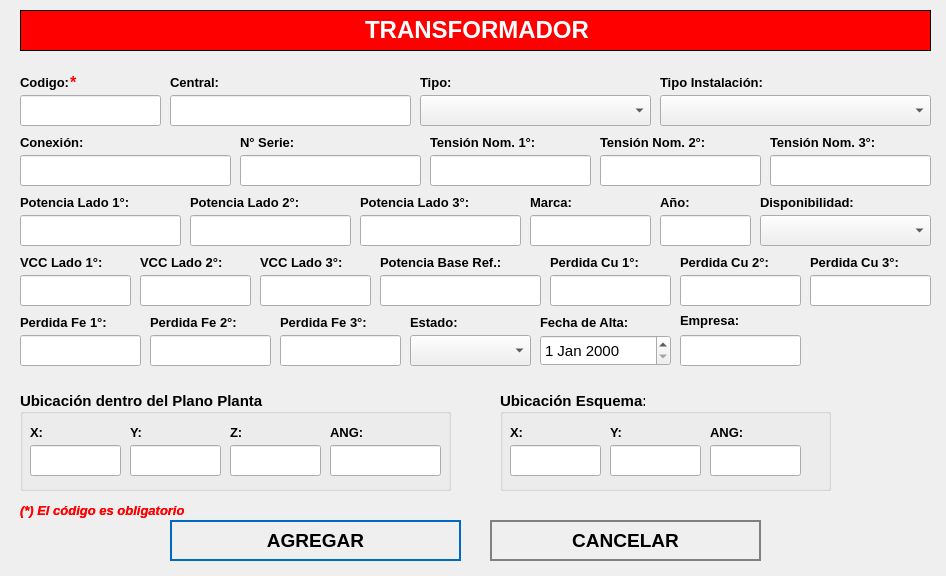
 <widget class="QWidget" name="NewBook">
  <property name="geometry">
   <rect>
    <x>0</x>
    <y>0</y>
    <width>946</width>
    <height>576</height>
   </rect>
  </property>
  <property name="minimumSize">
   <size>
    <width>946</width>
    <height>576</height>
   </size>
  </property>
  <property name="maximumSize">
   <size>
    <width>946</width>
    <height>576</height>
   </size>
  </property>
  <property name="windowTitle">
   <string>Nuevo Registro</string>
  </property>
  <property name="styleSheet">
   <string notr="true">QPushButton
{	
	height: 2em;
 	border-style: solid;
	border-width: 2px;
 	border-color: grey;
	font-weight: bold;
}

QPushButton:hover
{
   	background-color:grey;
	color:white;
}</string>
  </property>
  <widget class="QLabel" name="label">
   <property name="geometry">
    <rect>
     <x>20</x>
     <y>10</y>
     <width>911</width>
     <height>41</height>
    </rect>
   </property>
   <property name="font">
    <font>
     <underline>false</underline>
    </font>
   </property>
   <property name="autoFillBackground">
    <bool>false</bool>
   </property>
   <property name="styleSheet">
    <string notr="true">background-color: red;</string>
   </property>
   <property name="frameShape">
    <enum>QFrame::Box</enum>
   </property>
   <property name="text">
    <string>&lt;html&gt;&lt;head/&gt;&lt;body&gt;&lt;p align=&quot;center&quot;&gt;&lt;span style=&quot; font-size:18pt; font-weight:600; color:#ffffff;&quot;&gt;TRANSFORMADOR&lt;/span&gt;&lt;/p&gt;&lt;/body&gt;&lt;/html&gt;</string>
   </property>
  </widget>
  <widget class="QLabel" name="label_autoriza">
   <property name="geometry">
    <rect>
     <x>20</x>
     <y>70</y>
     <width>101</width>
     <height>25</height>
    </rect>
   </property>
   <property name="text">
    <string>&lt;html&gt;&lt;head/&gt;&lt;body&gt;&lt;p&gt;&lt;span style=&quot; font-size:10pt; font-weight:600;&quot;&gt;Codigo:&lt;/span&gt;&lt;/p&gt;&lt;/body&gt;&lt;/html&gt;</string>
   </property>
  </widget>
  <widget class="QLineEdit" name="inputCodigo">
   <property name="geometry">
    <rect>
     <x>20</x>
     <y>95</y>
     <width>141</width>
     <height>31</height>
    </rect>
   </property>
   <property name="font">
    <font>
     <pointsize>12</pointsize>
    </font>
   </property>
   <property name="maxLength">
    <number>15</number>
   </property>
  </widget>
  <widget class="QLineEdit" name="inputCentral">
   <property name="geometry">
    <rect>
     <x>170</x>
     <y>95</y>
     <width>241</width>
     <height>31</height>
    </rect>
   </property>
   <property name="font">
    <font>
     <pointsize>12</pointsize>
    </font>
   </property>
  </widget>
  <widget class="QPushButton" name="addButton">
   <property name="geometry">
    <rect>
     <x>170</x>
     <y>520</y>
     <width>291</width>
     <height>41</height>
    </rect>
   </property>
   <property name="font">
    <font>
     <pointsize>14</pointsize>
     <weight>75</weight>
     <bold>true</bold>
    </font>
   </property>
   <property name="cursor">
    <cursorShape>PointingHandCursor</cursorShape>
   </property>
   <property name="styleSheet">
    <string notr="true">QPushButton
{	
	height: 2em;
 	border-style: solid;
	border-width: 2px;
 	border-color: #0069c0;
	font-weight: bold;
}

QPushButton:hover
{
   	background-color:#0069c0;
	color:white;
}</string>
   </property>
   <property name="text">
    <string>AGREGAR</string>
   </property>
   <property name="icon">
    <iconset>
     <normaloff>../assets/icons/add-icon.png</normaloff>../assets/icons/add-icon.png</iconset>
   </property>
   <property name="iconSize">
    <size>
     <width>30</width>
     <height>30</height>
    </size>
   </property>
   <property name="autoDefault">
    <bool>true</bool>
   </property>
   <property name="default">
    <bool>true</bool>
   </property>
   <property name="flat">
    <bool>true</bool>
   </property>
  </widget>
  <widget class="QPushButton" name="cancelButton">
   <property name="geometry">
    <rect>
     <x>490</x>
     <y>520</y>
     <width>271</width>
     <height>41</height>
    </rect>
   </property>
   <property name="font">
    <font>
     <pointsize>14</pointsize>
     <weight>75</weight>
     <bold>true</bold>
    </font>
   </property>
   <property name="cursor">
    <cursorShape>PointingHandCursor</cursorShape>
   </property>
   <property name="styleSheet">
    <string notr="true">QPushButton
{	
	height: 2em;
 	border-style: solid;
	border-width: 2px;
 	border-color: grey;
	font-weight: bold;
}

QPushButton:hover
{
   	background-color:grey;
	color:white;
}</string>
   </property>
   <property name="text">
    <string>CANCELAR</string>
   </property>
   <property name="icon">
    <iconset>
     <normaloff>../assets/icons/cancel-icon.png</normaloff>../assets/icons/cancel-icon.png</iconset>
   </property>
   <property name="iconSize">
    <size>
     <width>30</width>
     <height>30</height>
    </size>
   </property>
   <property name="autoDefault">
    <bool>true</bool>
   </property>
   <property name="default">
    <bool>true</bool>
   </property>
   <property name="flat">
    <bool>true</bool>
   </property>
  </widget>
  <widget class="QLabel" name="label_aquienVisita">
   <property name="geometry">
    <rect>
     <x>170</x>
     <y>70</y>
     <width>191</width>
     <height>25</height>
    </rect>
   </property>
   <property name="text">
    <string>&lt;html&gt;&lt;head/&gt;&lt;body&gt;&lt;p&gt;&lt;span style=&quot; font-size:10pt; font-weight:600;&quot;&gt;Central:&lt;/span&gt;&lt;/p&gt;&lt;/body&gt;&lt;/html&gt;</string>
   </property>
  </widget>
  <widget class="QLabel" name="label_area">
   <property name="geometry">
    <rect>
     <x>660</x>
     <y>70</y>
     <width>191</width>
     <height>25</height>
    </rect>
   </property>
   <property name="text">
    <string>&lt;html&gt;&lt;head/&gt;&lt;body&gt;&lt;p&gt;&lt;span style=&quot; font-size:10pt; font-weight:600;&quot;&gt;Tipo Instalación:&lt;/span&gt;&lt;/p&gt;&lt;/body&gt;&lt;/html&gt;</string>
   </property>
  </widget>
  <widget class="QLabel" name="label_horaSalida">
   <property name="geometry">
    <rect>
     <x>410</x>
     <y>310</y>
     <width>81</width>
     <height>25</height>
    </rect>
   </property>
   <property name="text">
    <string>&lt;html&gt;&lt;head/&gt;&lt;body&gt;&lt;p&gt;&lt;span style=&quot; font-size:10pt; font-weight:600;&quot;&gt;Estado:&lt;/span&gt;&lt;/p&gt;&lt;/body&gt;&lt;/html&gt;</string>
   </property>
  </widget>
  <widget class="QLabel" name="label_motivoVisita">
   <property name="geometry">
    <rect>
     <x>540</x>
     <y>310</y>
     <width>131</width>
     <height>25</height>
    </rect>
   </property>
   <property name="text">
    <string>&lt;html&gt;&lt;head/&gt;&lt;body&gt;&lt;p&gt;&lt;span style=&quot; font-size:10pt; font-weight:600;&quot;&gt;Fecha de Alta:&lt;/span&gt;&lt;/p&gt;&lt;/body&gt;&lt;/html&gt;</string>
   </property>
  </widget>
  <widget class="QLabel" name="label_nota_obligatoria">
   <property name="geometry">
    <rect>
     <x>20</x>
     <y>500</y>
     <width>281</width>
     <height>21</height>
    </rect>
   </property>
   <property name="text">
    <string>&lt;html&gt;&lt;head/&gt;&lt;body&gt;&lt;p&gt;&lt;span style=&quot; font-size:10pt; font-weight:600; font-style:italic; color:#ff0000;&quot;&gt;(*) El código es obligatorio&lt;/span&gt;&lt;/p&gt;&lt;/body&gt;&lt;/html&gt;</string>
   </property>
  </widget>
  <widget class="QLabel" name="ast_aquienvisita">
   <property name="geometry">
    <rect>
     <x>70</x>
     <y>70</y>
     <width>21</width>
     <height>25</height>
    </rect>
   </property>
   <property name="text">
    <string>&lt;html&gt;&lt;head/&gt;&lt;body&gt;&lt;p&gt;&lt;span style=&quot; font-size:12pt; font-weight:600; color:#ff0000;&quot;&gt;*&lt;/span&gt;&lt;/p&gt;&lt;/body&gt;&lt;/html&gt;</string>
   </property>
  </widget>
  <widget class="QLabel" name="label_advertencia_dni">
   <property name="geometry">
    <rect>
     <x>20</x>
     <y>500</y>
     <width>251</width>
     <height>21</height>
    </rect>
   </property>
   <property name="text">
    <string>&lt;html&gt;&lt;head/&gt;&lt;body&gt;&lt;p&gt;&lt;span style=&quot; font-size:10pt; font-weight:600; font-style:italic; color:#ff0000;&quot;&gt;(*) El código es obligatorio&lt;/span&gt;&lt;/p&gt;&lt;/body&gt;&lt;/html&gt;</string>
   </property>
  </widget>
  <widget class="QComboBox" name="cbEstado">
   <property name="geometry">
    <rect>
     <x>410</x>
     <y>335</y>
     <width>121</width>
     <height>31</height>
    </rect>
   </property>
   <property name="font">
    <font>
     <pointsize>12</pointsize>
    </font>
   </property>
   <property name="editable">
    <bool>false</bool>
   </property>
  </widget>
  <widget class="QDateEdit" name="inputFecha">
   <property name="geometry">
    <rect>
     <x>540</x>
     <y>335</y>
     <width>131</width>
     <height>31</height>
    </rect>
   </property>
   <property name="font">
    <font>
     <pointsize>11</pointsize>
     <weight>50</weight>
     <bold>false</bold>
    </font>
   </property>
  </widget>
  <widget class="QComboBox" name="cbTipo">
   <property name="geometry">
    <rect>
     <x>420</x>
     <y>95</y>
     <width>231</width>
     <height>31</height>
    </rect>
   </property>
   <property name="font">
    <font>
     <pointsize>12</pointsize>
    </font>
   </property>
   <property name="editable">
    <bool>false</bool>
   </property>
  </widget>
  <widget class="QLabel" name="label_area_3">
   <property name="geometry">
    <rect>
     <x>420</x>
     <y>70</y>
     <width>141</width>
     <height>25</height>
    </rect>
   </property>
   <property name="text">
    <string>&lt;html&gt;&lt;head/&gt;&lt;body&gt;&lt;p&gt;&lt;span style=&quot; font-size:10pt; font-weight:600;&quot;&gt;Tipo:&lt;/span&gt;&lt;/p&gt;&lt;/body&gt;&lt;/html&gt;</string>
   </property>
  </widget>
  <widget class="QLineEdit" name="inputMarca">
   <property name="geometry">
    <rect>
     <x>530</x>
     <y>215</y>
     <width>121</width>
     <height>31</height>
    </rect>
   </property>
   <property name="font">
    <font>
     <pointsize>12</pointsize>
    </font>
   </property>
   <property name="maxLength">
    <number>50</number>
   </property>
  </widget>
  <widget class="QLabel" name="label_autoriza_2">
   <property name="geometry">
    <rect>
     <x>530</x>
     <y>190</y>
     <width>101</width>
     <height>25</height>
    </rect>
   </property>
   <property name="text">
    <string>&lt;html&gt;&lt;head/&gt;&lt;body&gt;&lt;p&gt;&lt;span style=&quot; font-size:10pt; font-weight:600;&quot;&gt;Marca:&lt;/span&gt;&lt;/p&gt;&lt;/body&gt;&lt;/html&gt;</string>
   </property>
  </widget>
  <widget class="QLineEdit" name="inputAnio">
   <property name="geometry">
    <rect>
     <x>660</x>
     <y>215</y>
     <width>91</width>
     <height>31</height>
    </rect>
   </property>
   <property name="font">
    <font>
     <pointsize>12</pointsize>
    </font>
   </property>
   <property name="maxLength">
    <number>4</number>
   </property>
  </widget>
  <widget class="QLabel" name="label_autoriza_3">
   <property name="geometry">
    <rect>
     <x>660</x>
     <y>190</y>
     <width>101</width>
     <height>25</height>
    </rect>
   </property>
   <property name="text">
    <string>&lt;html&gt;&lt;head/&gt;&lt;body&gt;&lt;p&gt;&lt;span style=&quot; font-size:10pt; font-weight:600;&quot;&gt;Año:&lt;/span&gt;&lt;/p&gt;&lt;/body&gt;&lt;/html&gt;</string>
   </property>
  </widget>
  <widget class="QComboBox" name="inputTipoInstalacion">
   <property name="geometry">
    <rect>
     <x>660</x>
     <y>95</y>
     <width>271</width>
     <height>31</height>
    </rect>
   </property>
   <property name="font">
    <font>
     <pointsize>12</pointsize>
    </font>
   </property>
   <property name="editable">
    <bool>false</bool>
   </property>
  </widget>
  <widget class="QLabel" name="label_autoriza_4">
   <property name="geometry">
    <rect>
     <x>430</x>
     <y>130</y>
     <width>151</width>
     <height>25</height>
    </rect>
   </property>
   <property name="text">
    <string>&lt;html&gt;&lt;head/&gt;&lt;body&gt;&lt;p&gt;&lt;span style=&quot; font-size:10pt; font-weight:600;&quot;&gt;Tensión Nom. 1°:&lt;/span&gt;&lt;/p&gt;&lt;/body&gt;&lt;/html&gt;</string>
   </property>
  </widget>
  <widget class="QLineEdit" name="inputTension">
   <property name="geometry">
    <rect>
     <x>430</x>
     <y>155</y>
     <width>161</width>
     <height>31</height>
    </rect>
   </property>
   <property name="font">
    <font>
     <pointsize>12</pointsize>
    </font>
   </property>
   <property name="maxLength">
    <number>8</number>
   </property>
  </widget>
  <widget class="QLineEdit" name="inputConexion">
   <property name="geometry">
    <rect>
     <x>20</x>
     <y>155</y>
     <width>211</width>
     <height>31</height>
    </rect>
   </property>
   <property name="font">
    <font>
     <pointsize>12</pointsize>
    </font>
   </property>
   <property name="maxLength">
    <number>12</number>
   </property>
  </widget>
  <widget class="QLabel" name="label_autoriza_5">
   <property name="geometry">
    <rect>
     <x>20</x>
     <y>130</y>
     <width>151</width>
     <height>25</height>
    </rect>
   </property>
   <property name="text">
    <string>&lt;html&gt;&lt;head/&gt;&lt;body&gt;&lt;p&gt;&lt;span style=&quot; font-size:10pt; font-weight:600;&quot;&gt;Conexión:&lt;/span&gt;&lt;/p&gt;&lt;/body&gt;&lt;/html&gt;</string>
   </property>
  </widget>
  <widget class="QLineEdit" name="inputSerie">
   <property name="geometry">
    <rect>
     <x>240</x>
     <y>155</y>
     <width>181</width>
     <height>31</height>
    </rect>
   </property>
   <property name="font">
    <font>
     <pointsize>12</pointsize>
    </font>
   </property>
   <property name="maxLength">
    <number>30</number>
   </property>
  </widget>
  <widget class="QLabel" name="label_autoriza_6">
   <property name="geometry">
    <rect>
     <x>240</x>
     <y>130</y>
     <width>151</width>
     <height>25</height>
    </rect>
   </property>
   <property name="text">
    <string>&lt;html&gt;&lt;head/&gt;&lt;body&gt;&lt;p&gt;&lt;span style=&quot; font-size:10pt; font-weight:600;&quot;&gt;N° Serie:&lt;/span&gt;&lt;/p&gt;&lt;/body&gt;&lt;/html&gt;</string>
   </property>
  </widget>
  <widget class="QLineEdit" name="inputTension2">
   <property name="geometry">
    <rect>
     <x>600</x>
     <y>155</y>
     <width>161</width>
     <height>31</height>
    </rect>
   </property>
   <property name="font">
    <font>
     <pointsize>12</pointsize>
    </font>
   </property>
   <property name="maxLength">
    <number>8</number>
   </property>
  </widget>
  <widget class="QLabel" name="label_autoriza_7">
   <property name="geometry">
    <rect>
     <x>600</x>
     <y>130</y>
     <width>151</width>
     <height>25</height>
    </rect>
   </property>
   <property name="text">
    <string>&lt;html&gt;&lt;head/&gt;&lt;body&gt;&lt;p&gt;&lt;span style=&quot; font-size:10pt; font-weight:600;&quot;&gt;Tensión Nom. 2°:&lt;/span&gt;&lt;/p&gt;&lt;/body&gt;&lt;/html&gt;</string>
   </property>
  </widget>
  <widget class="QLabel" name="label_autoriza_8">
   <property name="geometry">
    <rect>
     <x>770</x>
     <y>130</y>
     <width>151</width>
     <height>25</height>
    </rect>
   </property>
   <property name="text">
    <string>&lt;html&gt;&lt;head/&gt;&lt;body&gt;&lt;p&gt;&lt;span style=&quot; font-size:10pt; font-weight:600;&quot;&gt;Tensión Nom. 3°:&lt;/span&gt;&lt;/p&gt;&lt;/body&gt;&lt;/html&gt;</string>
   </property>
  </widget>
  <widget class="QLineEdit" name="inputTension3">
   <property name="geometry">
    <rect>
     <x>770</x>
     <y>155</y>
     <width>161</width>
     <height>31</height>
    </rect>
   </property>
   <property name="font">
    <font>
     <pointsize>12</pointsize>
    </font>
   </property>
   <property name="maxLength">
    <number>8</number>
   </property>
  </widget>
  <widget class="QLabel" name="label_autoriza_9">
   <property name="geometry">
    <rect>
     <x>190</x>
     <y>190</y>
     <width>151</width>
     <height>25</height>
    </rect>
   </property>
   <property name="text">
    <string>&lt;html&gt;&lt;head/&gt;&lt;body&gt;&lt;p&gt;&lt;span style=&quot; font-size:10pt; font-weight:600;&quot;&gt;Potencia Lado 2°:&lt;/span&gt;&lt;/p&gt;&lt;/body&gt;&lt;/html&gt;</string>
   </property>
  </widget>
  <widget class="QLineEdit" name="inputPotenciaLado">
   <property name="geometry">
    <rect>
     <x>20</x>
     <y>215</y>
     <width>161</width>
     <height>31</height>
    </rect>
   </property>
   <property name="font">
    <font>
     <pointsize>12</pointsize>
    </font>
   </property>
   <property name="maxLength">
    <number>8</number>
   </property>
  </widget>
  <widget class="QLabel" name="label_autoriza_10">
   <property name="geometry">
    <rect>
     <x>20</x>
     <y>190</y>
     <width>151</width>
     <height>25</height>
    </rect>
   </property>
   <property name="text">
    <string>&lt;html&gt;&lt;head/&gt;&lt;body&gt;&lt;p&gt;&lt;span style=&quot; font-size:10pt; font-weight:600;&quot;&gt;Potencia Lado 1°:&lt;/span&gt;&lt;/p&gt;&lt;/body&gt;&lt;/html&gt;</string>
   </property>
  </widget>
  <widget class="QLabel" name="label_autoriza_11">
   <property name="geometry">
    <rect>
     <x>360</x>
     <y>190</y>
     <width>151</width>
     <height>25</height>
    </rect>
   </property>
   <property name="text">
    <string>&lt;html&gt;&lt;head/&gt;&lt;body&gt;&lt;p&gt;&lt;span style=&quot; font-size:10pt; font-weight:600;&quot;&gt;Potencia Lado 3°:&lt;/span&gt;&lt;/p&gt;&lt;/body&gt;&lt;/html&gt;</string>
   </property>
  </widget>
  <widget class="QLineEdit" name="inputPotenciaLado3">
   <property name="geometry">
    <rect>
     <x>360</x>
     <y>215</y>
     <width>161</width>
     <height>31</height>
    </rect>
   </property>
   <property name="font">
    <font>
     <pointsize>12</pointsize>
    </font>
   </property>
   <property name="maxLength">
    <number>8</number>
   </property>
  </widget>
  <widget class="QLineEdit" name="inputPotenciaLado2">
   <property name="geometry">
    <rect>
     <x>190</x>
     <y>215</y>
     <width>161</width>
     <height>31</height>
    </rect>
   </property>
   <property name="font">
    <font>
     <pointsize>12</pointsize>
    </font>
   </property>
   <property name="maxLength">
    <number>8</number>
   </property>
  </widget>
  <widget class="QComboBox" name="cbDisponibilidad">
   <property name="geometry">
    <rect>
     <x>760</x>
     <y>215</y>
     <width>171</width>
     <height>31</height>
    </rect>
   </property>
   <property name="font">
    <font>
     <pointsize>12</pointsize>
    </font>
   </property>
   <property name="editable">
    <bool>false</bool>
   </property>
  </widget>
  <widget class="QLabel" name="label_autoriza_12">
   <property name="geometry">
    <rect>
     <x>760</x>
     <y>190</y>
     <width>131</width>
     <height>25</height>
    </rect>
   </property>
   <property name="text">
    <string>&lt;html&gt;&lt;head/&gt;&lt;body&gt;&lt;p&gt;&lt;span style=&quot; font-size:10pt; font-weight:600;&quot;&gt;Disponibilidad:&lt;/span&gt;&lt;/p&gt;&lt;/body&gt;&lt;/html&gt;</string>
   </property>
  </widget>
  <widget class="QLabel" name="label_autoriza_13">
   <property name="geometry">
    <rect>
     <x>20</x>
     <y>250</y>
     <width>111</width>
     <height>25</height>
    </rect>
   </property>
   <property name="text">
    <string>&lt;html&gt;&lt;head/&gt;&lt;body&gt;&lt;p&gt;&lt;span style=&quot; font-size:10pt; font-weight:600;&quot;&gt;VCC Lado 1°:&lt;/span&gt;&lt;/p&gt;&lt;/body&gt;&lt;/html&gt;</string>
   </property>
  </widget>
  <widget class="QLabel" name="label_autoriza_14">
   <property name="geometry">
    <rect>
     <x>380</x>
     <y>250</y>
     <width>171</width>
     <height>25</height>
    </rect>
   </property>
   <property name="text">
    <string>&lt;html&gt;&lt;head/&gt;&lt;body&gt;&lt;p&gt;&lt;span style=&quot; font-size:10pt; font-weight:600;&quot;&gt;Potencia Base Ref.:&lt;/span&gt;&lt;/p&gt;&lt;/body&gt;&lt;/html&gt;</string>
   </property>
  </widget>
  <widget class="QLineEdit" name="inputPotenciaBase">
   <property name="geometry">
    <rect>
     <x>380</x>
     <y>275</y>
     <width>161</width>
     <height>31</height>
    </rect>
   </property>
   <property name="font">
    <font>
     <pointsize>12</pointsize>
    </font>
   </property>
   <property name="maxLength">
    <number>8</number>
   </property>
  </widget>
  <widget class="QLabel" name="label_autoriza_15">
   <property name="geometry">
    <rect>
     <x>140</x>
     <y>250</y>
     <width>151</width>
     <height>25</height>
    </rect>
   </property>
   <property name="text">
    <string>&lt;html&gt;&lt;head/&gt;&lt;body&gt;&lt;p&gt;&lt;span style=&quot; font-size:10pt; font-weight:600;&quot;&gt;VCC Lado 2°:&lt;/span&gt;&lt;/p&gt;&lt;/body&gt;&lt;/html&gt;</string>
   </property>
  </widget>
  <widget class="QLineEdit" name="inputVCC3">
   <property name="geometry">
    <rect>
     <x>260</x>
     <y>275</y>
     <width>111</width>
     <height>31</height>
    </rect>
   </property>
   <property name="font">
    <font>
     <pointsize>12</pointsize>
    </font>
   </property>
   <property name="maxLength">
    <number>8</number>
   </property>
  </widget>
  <widget class="QLineEdit" name="inputVCC">
   <property name="geometry">
    <rect>
     <x>20</x>
     <y>275</y>
     <width>111</width>
     <height>31</height>
    </rect>
   </property>
   <property name="font">
    <font>
     <pointsize>12</pointsize>
    </font>
   </property>
   <property name="maxLength">
    <number>8</number>
   </property>
  </widget>
  <widget class="QLabel" name="label_autoriza_16">
   <property name="geometry">
    <rect>
     <x>260</x>
     <y>250</y>
     <width>151</width>
     <height>25</height>
    </rect>
   </property>
   <property name="text">
    <string>&lt;html&gt;&lt;head/&gt;&lt;body&gt;&lt;p&gt;&lt;span style=&quot; font-size:10pt; font-weight:600;&quot;&gt;VCC Lado 3°:&lt;/span&gt;&lt;/p&gt;&lt;/body&gt;&lt;/html&gt;</string>
   </property>
  </widget>
  <widget class="QLineEdit" name="inputVCC2">
   <property name="geometry">
    <rect>
     <x>140</x>
     <y>275</y>
     <width>111</width>
     <height>31</height>
    </rect>
   </property>
   <property name="font">
    <font>
     <pointsize>12</pointsize>
    </font>
   </property>
   <property name="maxLength">
    <number>8</number>
   </property>
  </widget>
  <widget class="QLabel" name="label_autoriza_17">
   <property name="geometry">
    <rect>
     <x>810</x>
     <y>250</y>
     <width>151</width>
     <height>25</height>
    </rect>
   </property>
   <property name="text">
    <string>&lt;html&gt;&lt;head/&gt;&lt;body&gt;&lt;p&gt;&lt;span style=&quot; font-size:10pt; font-weight:600;&quot;&gt;Perdida Cu 3°:&lt;/span&gt;&lt;/p&gt;&lt;/body&gt;&lt;/html&gt;</string>
   </property>
  </widget>
  <widget class="QLabel" name="label_autoriza_18">
   <property name="geometry">
    <rect>
     <x>680</x>
     <y>250</y>
     <width>151</width>
     <height>25</height>
    </rect>
   </property>
   <property name="text">
    <string>&lt;html&gt;&lt;head/&gt;&lt;body&gt;&lt;p&gt;&lt;span style=&quot; font-size:10pt; font-weight:600;&quot;&gt;Perdida Cu 2°:&lt;/span&gt;&lt;/p&gt;&lt;/body&gt;&lt;/html&gt;</string>
   </property>
  </widget>
  <widget class="QLineEdit" name="inputPerdidaCu2">
   <property name="geometry">
    <rect>
     <x>680</x>
     <y>275</y>
     <width>121</width>
     <height>31</height>
    </rect>
   </property>
   <property name="font">
    <font>
     <pointsize>12</pointsize>
    </font>
   </property>
   <property name="maxLength">
    <number>8</number>
   </property>
  </widget>
  <widget class="QLabel" name="label_autoriza_19">
   <property name="geometry">
    <rect>
     <x>550</x>
     <y>250</y>
     <width>151</width>
     <height>25</height>
    </rect>
   </property>
   <property name="text">
    <string>&lt;html&gt;&lt;head/&gt;&lt;body&gt;&lt;p&gt;&lt;span style=&quot; font-size:10pt; font-weight:600;&quot;&gt;Perdida Cu 1°:&lt;/span&gt;&lt;/p&gt;&lt;/body&gt;&lt;/html&gt;</string>
   </property>
  </widget>
  <widget class="QLineEdit" name="inputPerdidaCu">
   <property name="geometry">
    <rect>
     <x>550</x>
     <y>275</y>
     <width>121</width>
     <height>31</height>
    </rect>
   </property>
   <property name="font">
    <font>
     <pointsize>12</pointsize>
    </font>
   </property>
   <property name="maxLength">
    <number>8</number>
   </property>
  </widget>
  <widget class="QLineEdit" name="inputPerdidaCu3">
   <property name="geometry">
    <rect>
     <x>810</x>
     <y>275</y>
     <width>121</width>
     <height>31</height>
    </rect>
   </property>
   <property name="font">
    <font>
     <pointsize>12</pointsize>
    </font>
   </property>
   <property name="maxLength">
    <number>8</number>
   </property>
  </widget>
  <widget class="QLineEdit" name="inputPerdidaFe">
   <property name="geometry">
    <rect>
     <x>20</x>
     <y>335</y>
     <width>121</width>
     <height>31</height>
    </rect>
   </property>
   <property name="font">
    <font>
     <pointsize>12</pointsize>
    </font>
   </property>
   <property name="maxLength">
    <number>8</number>
   </property>
  </widget>
  <widget class="QLineEdit" name="inputPerdidaFe2">
   <property name="geometry">
    <rect>
     <x>150</x>
     <y>335</y>
     <width>121</width>
     <height>31</height>
    </rect>
   </property>
   <property name="font">
    <font>
     <pointsize>12</pointsize>
    </font>
   </property>
   <property name="maxLength">
    <number>8</number>
   </property>
  </widget>
  <widget class="QLineEdit" name="inputPerdidaFe3">
   <property name="geometry">
    <rect>
     <x>280</x>
     <y>335</y>
     <width>121</width>
     <height>31</height>
    </rect>
   </property>
   <property name="font">
    <font>
     <pointsize>12</pointsize>
    </font>
   </property>
   <property name="maxLength">
    <number>8</number>
   </property>
  </widget>
  <widget class="QLabel" name="label_autoriza_20">
   <property name="geometry">
    <rect>
     <x>150</x>
     <y>310</y>
     <width>151</width>
     <height>25</height>
    </rect>
   </property>
   <property name="text">
    <string>&lt;html&gt;&lt;head/&gt;&lt;body&gt;&lt;p&gt;&lt;span style=&quot; font-size:10pt; font-weight:600;&quot;&gt;Perdida Fe 2°:&lt;/span&gt;&lt;/p&gt;&lt;/body&gt;&lt;/html&gt;</string>
   </property>
  </widget>
  <widget class="QLabel" name="label_autoriza_21">
   <property name="geometry">
    <rect>
     <x>20</x>
     <y>310</y>
     <width>151</width>
     <height>25</height>
    </rect>
   </property>
   <property name="text">
    <string>&lt;html&gt;&lt;head/&gt;&lt;body&gt;&lt;p&gt;&lt;span style=&quot; font-size:10pt; font-weight:600;&quot;&gt;Perdida Fe 1°:&lt;/span&gt;&lt;/p&gt;&lt;/body&gt;&lt;/html&gt;</string>
   </property>
  </widget>
  <widget class="QLabel" name="label_autoriza_22">
   <property name="geometry">
    <rect>
     <x>280</x>
     <y>310</y>
     <width>151</width>
     <height>25</height>
    </rect>
   </property>
   <property name="text">
    <string>&lt;html&gt;&lt;head/&gt;&lt;body&gt;&lt;p&gt;&lt;span style=&quot; font-size:10pt; font-weight:600;&quot;&gt;Perdida Fe 3°:&lt;/span&gt;&lt;/p&gt;&lt;/body&gt;&lt;/html&gt;</string>
   </property>
  </widget>
  <widget class="QGroupBox" name="groupBox_2">
   <property name="geometry">
    <rect>
     <x>500</x>
     <y>390</y>
     <width>331</width>
     <height>101</height>
    </rect>
   </property>
   <property name="font">
    <font>
     <pointsize>11</pointsize>
     <weight>75</weight>
     <bold>true</bold>
    </font>
   </property>
   <property name="title">
    <string>Ubicación Esquema:</string>
   </property>
   <property name="alignment">
    <set>Qt::AlignLeading|Qt::AlignLeft|Qt::AlignVCenter</set>
   </property>
   <widget class="QLabel" name="label_motivoVisita_3">
    <property name="geometry">
     <rect>
      <x>210</x>
      <y>30</y>
      <width>121</width>
      <height>25</height>
     </rect>
    </property>
    <property name="text">
     <string>&lt;html&gt;&lt;head/&gt;&lt;body&gt;&lt;p&gt;&lt;span style=&quot; font-size:10pt; font-weight:600;&quot;&gt;ANG:&lt;/span&gt;&lt;/p&gt;&lt;/body&gt;&lt;/html&gt;</string>
    </property>
   </widget>
   <widget class="QLabel" name="label_horaSalida_3">
    <property name="geometry">
     <rect>
      <x>110</x>
      <y>30</y>
      <width>81</width>
      <height>25</height>
     </rect>
    </property>
    <property name="text">
     <string>&lt;html&gt;&lt;head/&gt;&lt;body&gt;&lt;p&gt;&lt;span style=&quot; font-size:10pt; font-weight:600;&quot;&gt;Y:&lt;/span&gt;&lt;/p&gt;&lt;/body&gt;&lt;/html&gt;</string>
    </property>
   </widget>
   <widget class="QLineEdit" name="inputX_2">
    <property name="geometry">
     <rect>
      <x>10</x>
      <y>55</y>
      <width>91</width>
      <height>31</height>
     </rect>
    </property>
    <property name="font">
     <font>
      <pointsize>12</pointsize>
     </font>
    </property>
    <property name="maxLength">
     <number>9</number>
    </property>
   </widget>
   <widget class="QLineEdit" name="inputY_2">
    <property name="geometry">
     <rect>
      <x>110</x>
      <y>55</y>
      <width>91</width>
      <height>31</height>
     </rect>
    </property>
    <property name="font">
     <font>
      <pointsize>12</pointsize>
     </font>
    </property>
    <property name="maxLength">
     <number>9</number>
    </property>
   </widget>
   <widget class="QLineEdit" name="inputANG_2">
    <property name="geometry">
     <rect>
      <x>210</x>
      <y>55</y>
      <width>91</width>
      <height>31</height>
     </rect>
    </property>
    <property name="font">
     <font>
      <pointsize>12</pointsize>
     </font>
    </property>
    <property name="maxLength">
     <number>11</number>
    </property>
   </widget>
   <widget class="QLabel" name="label_horaIngreso_3">
    <property name="geometry">
     <rect>
      <x>10</x>
      <y>30</y>
      <width>71</width>
      <height>25</height>
     </rect>
    </property>
    <property name="text">
     <string>&lt;html&gt;&lt;head/&gt;&lt;body&gt;&lt;p&gt;&lt;span style=&quot; font-size:10pt; font-weight:600;&quot;&gt;X:&lt;/span&gt;&lt;/p&gt;&lt;/body&gt;&lt;/html&gt;</string>
    </property>
   </widget>
  </widget>
  <widget class="QGroupBox" name="groupBox">
   <property name="geometry">
    <rect>
     <x>20</x>
     <y>390</y>
     <width>431</width>
     <height>101</height>
    </rect>
   </property>
   <property name="font">
    <font>
     <pointsize>11</pointsize>
     <weight>75</weight>
     <bold>true</bold>
    </font>
   </property>
   <property name="title">
    <string>Ubicación dentro del Plano Planta:</string>
   </property>
   <property name="alignment">
    <set>Qt::AlignLeading|Qt::AlignLeft|Qt::AlignVCenter</set>
   </property>
   <widget class="QLabel" name="label_motivoVisita_2">
    <property name="geometry">
     <rect>
      <x>210</x>
      <y>30</y>
      <width>131</width>
      <height>25</height>
     </rect>
    </property>
    <property name="text">
     <string>&lt;html&gt;&lt;head/&gt;&lt;body&gt;&lt;p&gt;&lt;span style=&quot; font-size:10pt; font-weight:600;&quot;&gt;Z:&lt;/span&gt;&lt;/p&gt;&lt;/body&gt;&lt;/html&gt;</string>
    </property>
   </widget>
   <widget class="QLabel" name="label_horaSalida_2">
    <property name="geometry">
     <rect>
      <x>110</x>
      <y>30</y>
      <width>81</width>
      <height>25</height>
     </rect>
    </property>
    <property name="text">
     <string>&lt;html&gt;&lt;head/&gt;&lt;body&gt;&lt;p&gt;&lt;span style=&quot; font-size:10pt; font-weight:600;&quot;&gt;Y:&lt;/span&gt;&lt;/p&gt;&lt;/body&gt;&lt;/html&gt;</string>
    </property>
   </widget>
   <widget class="QLineEdit" name="inputX">
    <property name="geometry">
     <rect>
      <x>10</x>
      <y>55</y>
      <width>91</width>
      <height>31</height>
     </rect>
    </property>
    <property name="font">
     <font>
      <pointsize>12</pointsize>
     </font>
    </property>
    <property name="maxLength">
     <number>14</number>
    </property>
   </widget>
   <widget class="QLineEdit" name="inputY">
    <property name="geometry">
     <rect>
      <x>110</x>
      <y>55</y>
      <width>91</width>
      <height>31</height>
     </rect>
    </property>
    <property name="font">
     <font>
      <pointsize>12</pointsize>
     </font>
    </property>
    <property name="maxLength">
     <number>14</number>
    </property>
   </widget>
   <widget class="QLineEdit" name="inputZ">
    <property name="geometry">
     <rect>
      <x>210</x>
      <y>55</y>
      <width>91</width>
      <height>31</height>
     </rect>
    </property>
    <property name="font">
     <font>
      <pointsize>12</pointsize>
     </font>
    </property>
    <property name="maxLength">
     <number>14</number>
    </property>
   </widget>
   <widget class="QLabel" name="label_horaIngreso_2">
    <property name="geometry">
     <rect>
      <x>10</x>
      <y>30</y>
      <width>71</width>
      <height>25</height>
     </rect>
    </property>
    <property name="text">
     <string>&lt;html&gt;&lt;head/&gt;&lt;body&gt;&lt;p&gt;&lt;span style=&quot; font-size:10pt; font-weight:600;&quot;&gt;X:&lt;/span&gt;&lt;/p&gt;&lt;/body&gt;&lt;/html&gt;</string>
    </property>
   </widget>
   <widget class="QLabel" name="label_horaIngreso_4">
    <property name="geometry">
     <rect>
      <x>310</x>
      <y>30</y>
      <width>71</width>
      <height>25</height>
     </rect>
    </property>
    <property name="text">
     <string>&lt;html&gt;&lt;head/&gt;&lt;body&gt;&lt;p&gt;&lt;span style=&quot; font-size:10pt; font-weight:600;&quot;&gt;ANG:&lt;/span&gt;&lt;/p&gt;&lt;/body&gt;&lt;/html&gt;</string>
    </property>
   </widget>
   <widget class="QLineEdit" name="inputANG">
    <property name="geometry">
     <rect>
      <x>310</x>
      <y>55</y>
      <width>111</width>
      <height>31</height>
     </rect>
    </property>
    <property name="font">
     <font>
      <pointsize>12</pointsize>
     </font>
    </property>
    <property name="maxLength">
     <number>11</number>
    </property>
   </widget>
  </widget>
  <widget class="QLineEdit" name="inputCodEmpresa">
   <property name="geometry">
    <rect>
     <x>680</x>
     <y>335</y>
     <width>121</width>
     <height>31</height>
    </rect>
   </property>
   <property name="font">
    <font>
     <pointsize>12</pointsize>
    </font>
   </property>
   <property name="maxLength">
    <number>5</number>
   </property>
  </widget>
  <widget class="QLabel" name="label_empresa">
   <property name="geometry">
    <rect>
     <x>680</x>
     <y>310</y>
     <width>111</width>
     <height>21</height>
    </rect>
   </property>
   <property name="text">
    <string>&lt;html&gt;&lt;head/&gt;&lt;body&gt;&lt;p&gt;&lt;span style=&quot; font-size:10pt; font-weight:600;&quot;&gt;Empresa:&lt;/span&gt;&lt;/p&gt;&lt;/body&gt;&lt;/html&gt;</string>
   </property>
   <property name="scaledContents">
    <bool>true</bool>
   </property>
  </widget>
 </widget>
